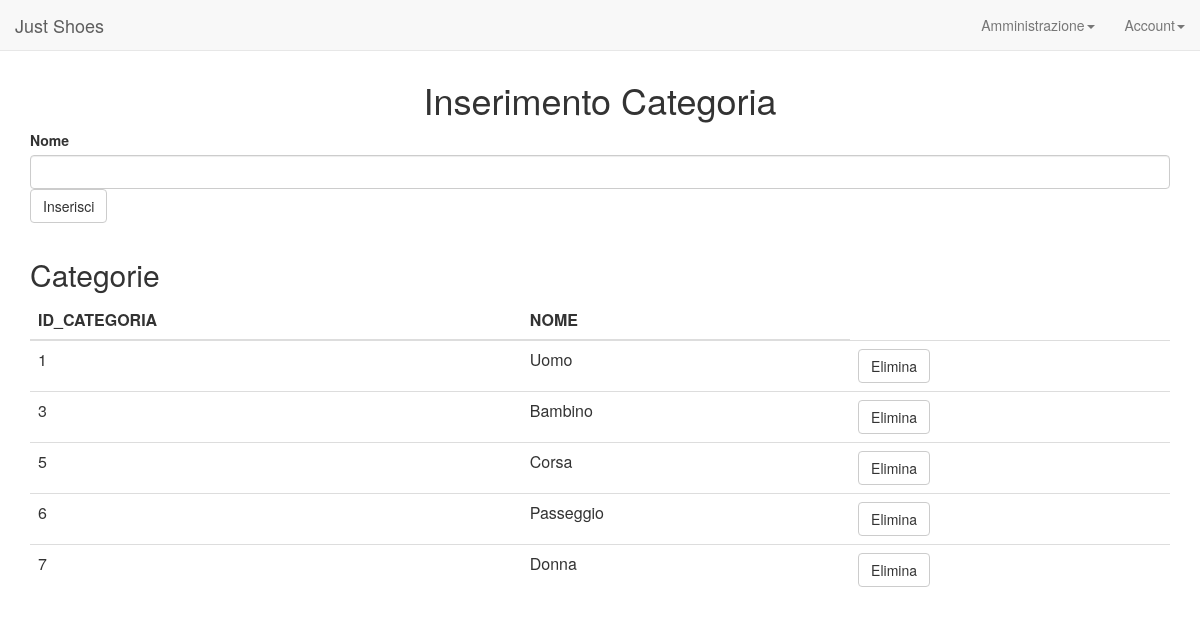
Page /admin/gestione-categorie.php (signed in) on the earlier database version.
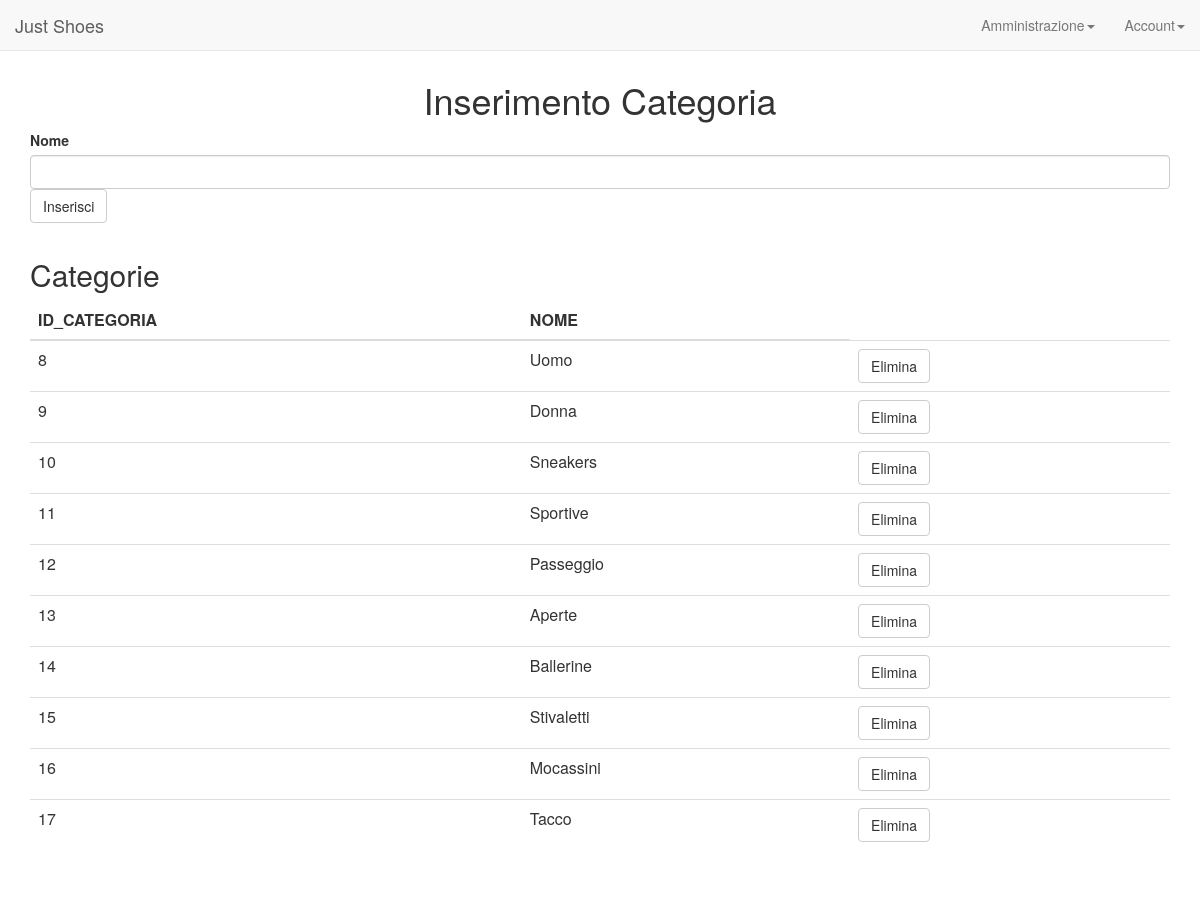
Same page on the later database version.
### tables this page shows
CREATE TABLE `Categoria` (
  `id_categoria` int(10) NOT NULL,
  `nome` varchar(50) DEFAULT NULL
);

### admin/gestione-categorie.php (the view, shortened to what this page needs)
<?php
  include_once("../config.php");
  include_once("../header.php");
?>
<div class="container">
<h1 align="center">Inserimento Categoria</h1>
<div class="form-group">
<form id="inserimento-categoria" method="post" action="gestione-categorie.php">
  <label for="nome">Nome</label>
  <input type="text" name="nome" class="form-control"></input>
  <button class="btn btn-default" onclick="submit()">Inserisci</button>
</form>
</div>
</div>
<?php
  $query = "SELECT *
            FROM Categoria";
  if($categorie = $mysqli->query($query)) {
      $categoria = $categorie->fetch_array(MYSQLI_ASSOC);
      echo "<div class='container'>".
            "<h2>Categorie</h2>".
            "<table class='table'>".
            "<thead>".
              "<tr>";
      foreach ($categoria as $key => $value) {
        echo "<th>".strtoupper($key)."</th>";
      }
      echo "    </tr>".
              "</thead>".
              "";
      while($categoria){
        echo "<tr>";
        foreach ($categoria as $key => $value) {
            echo "<td>$value</td>";
        }
        echo "<td><button class='btn btn-default' onclick='elimina_categoria($categoria[id_categoria])'>Elimina</button></td>";
        echo "</tr>";
        $categoria = $categorie->fetch_array(MYSQLI_ASSOC);
      }
  }
  else{
    echo "Errore nella richiesta della tabella!";
  }
?>

Differences in the rows shown:
removed categoria: id_categoria "1", nome "Uomo"
removed categoria: id_categoria "3", nome "Bambino"
removed categoria: id_categoria "5", nome "Corsa"
removed categoria: id_categoria "6", nome "Passeggio"
removed categoria: id_categoria "7", nome "Donna"
added categoria: id_categoria "8", nome "Uomo"
added categoria: id_categoria "9", nome "Donna"
added categoria: id_categoria "10", nome "Sneakers"
added categoria: id_categoria "11", nome "Sportive"
added categoria: id_categoria "12", nome "Passeggio"
added categoria: id_categoria "13", nome "Aperte"
added categoria: id_categoria "14", nome "Ballerine"
added categoria: id_categoria "15", nome "Stivaletti"
added categoria: id_categoria "16", nome "Mocassini"
added categoria: id_categoria "17", nome "Tacco"
